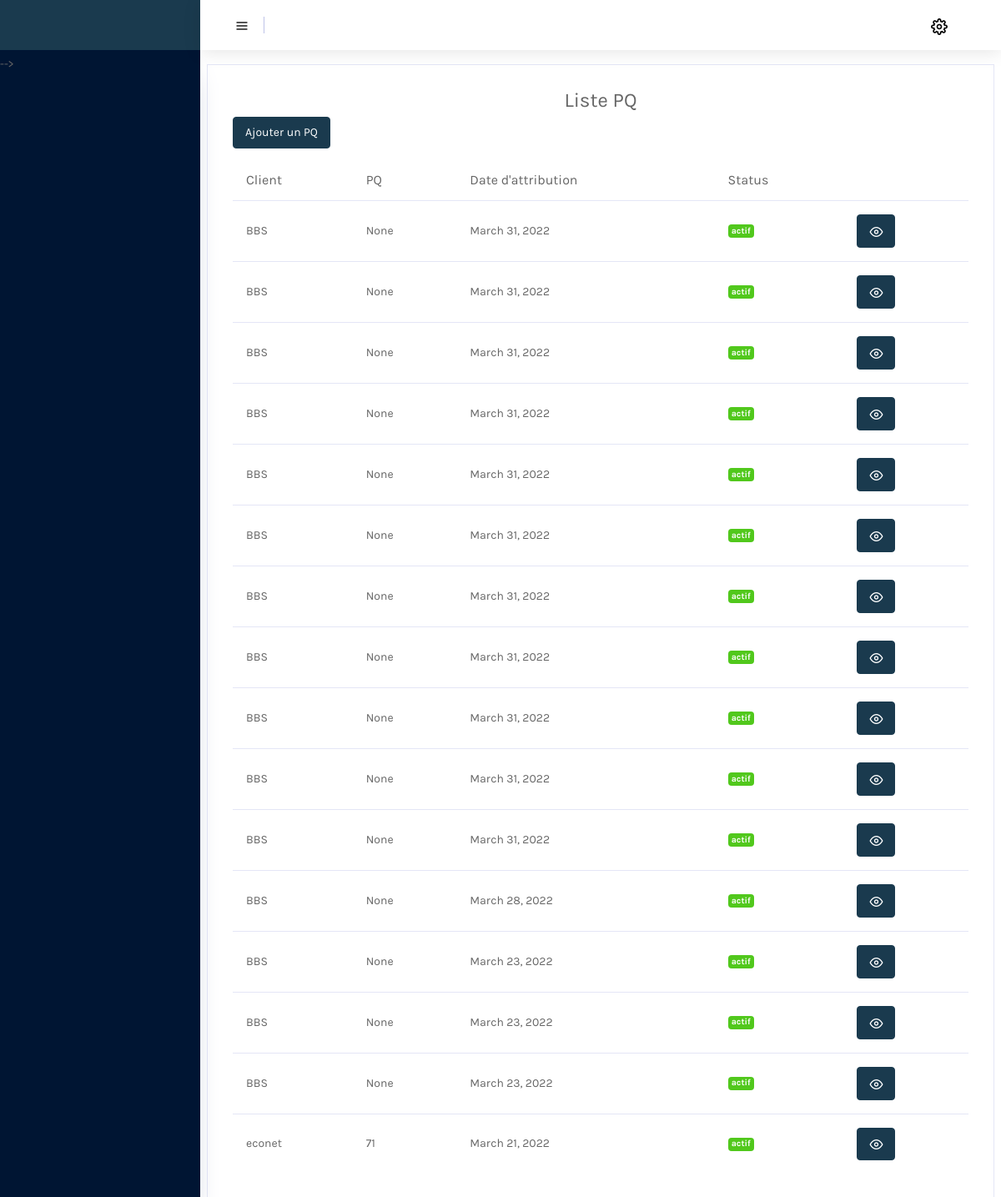
/liste_pq/ (signed in), run on the app's committed database.
### gestionclient/models.py (models this page shows, shortened)
class PQ(models.Model):
    client = models.ForeignKey(Client,on_delete=models.PROTECT)
    ffnumero = models.ForeignKey(FF_Numero,null=True,on_delete=models.PROTECT)
    pq =  models.CharField(max_length=200, null=True)
    dateAtri = models.DateField(auto_now= False, null= True)
    etat = models.CharField(max_length=200, null=True, default='actif')
    class Meta:
        ordering = ['-dateAtri']

class Client(models.Model):
    TYPE = (
        ('Autre','Autre'),
        ('FAI','FAI'),
        ('FSVA','FSVA'),
        ('Public','Public'),
        ('Operateur telephonique','Operateur telephonique'),
    )
    type = models.CharField(max_length=200,  null=True, choices=TYPE)
    nom = models.CharField(max_length=200,  null=False)
    adresse = models.CharField(max_length=200,  null=True)
    téléphone = models.CharField(max_length=200,  null=True)
    fax = models.CharField(max_length=200,  null=True)
    email = models.CharField(max_length=200,  null=True)
    siteweb = models.CharField(max_length=200,  null=True)
    boite_postale = models.CharField(max_length=200,  null=True)
    nif = models.CharField(max_length=200,  null=False)
    status = models.CharField(max_length=200, default= "actif",  null=False)

### gestionclient/views.py (the view)
# urls.py: path('liste_pq/', views.ListePQ,name='ListePQ'),
@login_required(login_url='login_page')
def ListePQ(request):
    context = {
        'pqs': PQ.objects.all(),
        'today':date.today(),
    }
    return render(request,'gestionclient/numeroLong/PQ/ListePQ.html',context)

### gestionclient/views.py (called while the page is built)
def etatNum():
    numeros = NumeroCourt.objects.filter( etat = 'actif').exclude( periode = 0)
    today = date.today()
    for numero in numeros:
        delais = today - numero.dateAtri
        if delais.days > numero.periode:
            numero.etat = 'deactif'
            numero.save()

### gestionclient/templates/gestionclient/numeroLong/PQ/ListePQ.html
{%  extends 'gestionclient/base.html' %}
{% block content %}
<div class="row">
    <div class="col-lg-12 grid-margin">
        <br>
        <div class="card">
            <div class="card-body">
                <div class="d-flex justify-content-center">
                   <h4>Liste PQ</h4>
                </div>
                <p class="card-description">
                <a href="{% url 'ajoutPQ' %}"><button type="button" class="btn btn-primary">Ajouter un PQ</button></a>
                  </p>
                <div class="table-responsive">
                <table class="table table-hover">
                    <thead>
                    <tr>
                        <th>Client</th>
                        <th>PQ</th>
                        <th>Date d'attribution</th>
                        <th>Status</th>
                        <th colspan="5"></th>
                    </tr>
                    </thead>
                    <tbody>
                    {% if pqs %}
                    {% for pq in pqs %}
                    <tr>
                        <td>{{ pq.client.nom }}</td>
                        <td>{{ pq.pq }}</td>
                        <td>{{ pq.dateAtri }}</td>
                        {% if pq.etat == 'actif' %}
                        <td><label class="badge badge-success" >{{ pq.etat }}</label></td>
                        {% else %}
                        <td><label class="badge badge-warning" >{{ pq.etat }}</label></td>
                        {% endif %}
                        <td>
                            <a href="{% url 'detailsPQ' pq.id %}"><button type="button" class="btn btn-primary" ><i class="icon-eye" ></i></button></a>
                        </td>
                    </tr>
                    {% endfor %}
                    {% else %}
                            <h2>Pas de certificat</h2>
                    {% endif %}
                    </tbody>
                </table>
                </div>
            </div>
        </div>
    </div>
</div>
{% endblock %}

### data on the page
PQ: client.nom "BBS", pq "None", dateAtri "March 31, 2022", etat "actif"
PQ: client.nom "BBS", pq "None", dateAtri "March 31, 2022", etat "actif"
PQ: client.nom "BBS", pq "None", dateAtri "March 31, 2022", etat "actif"
PQ: client.nom "BBS", pq "None", dateAtri "March 31, 2022", etat "actif"
PQ: client.nom "BBS", pq "None", dateAtri "March 31, 2022", etat "actif"
PQ: client.nom "BBS", pq "None", dateAtri "March 31, 2022", etat "actif"
PQ: client.nom "BBS", pq "None", dateAtri "March 31, 2022", etat "actif"
PQ: client.nom "BBS", pq "None", dateAtri "March 31, 2022", etat "actif"
PQ: client.nom "BBS", pq "None", dateAtri "March 31, 2022", etat "actif"
PQ: client.nom "BBS", pq "None", dateAtri "March 31, 2022", etat "actif"
PQ: client.nom "BBS", pq "None", dateAtri "March 31, 2022", etat "actif"
PQ: client.nom "BBS", pq "None", dateAtri "March 28, 2022", etat "actif"
PQ: client.nom "BBS", pq "None", dateAtri "March 23, 2022", etat "actif"
PQ: client.nom "BBS", pq "None", dateAtri "March 23, 2022", etat "actif"
PQ: client.nom "BBS", pq "None", dateAtri "March 23, 2022", etat "actif"
PQ: client.nom "econet", pq "71", dateAtri "March 21, 2022", etat "actif"
